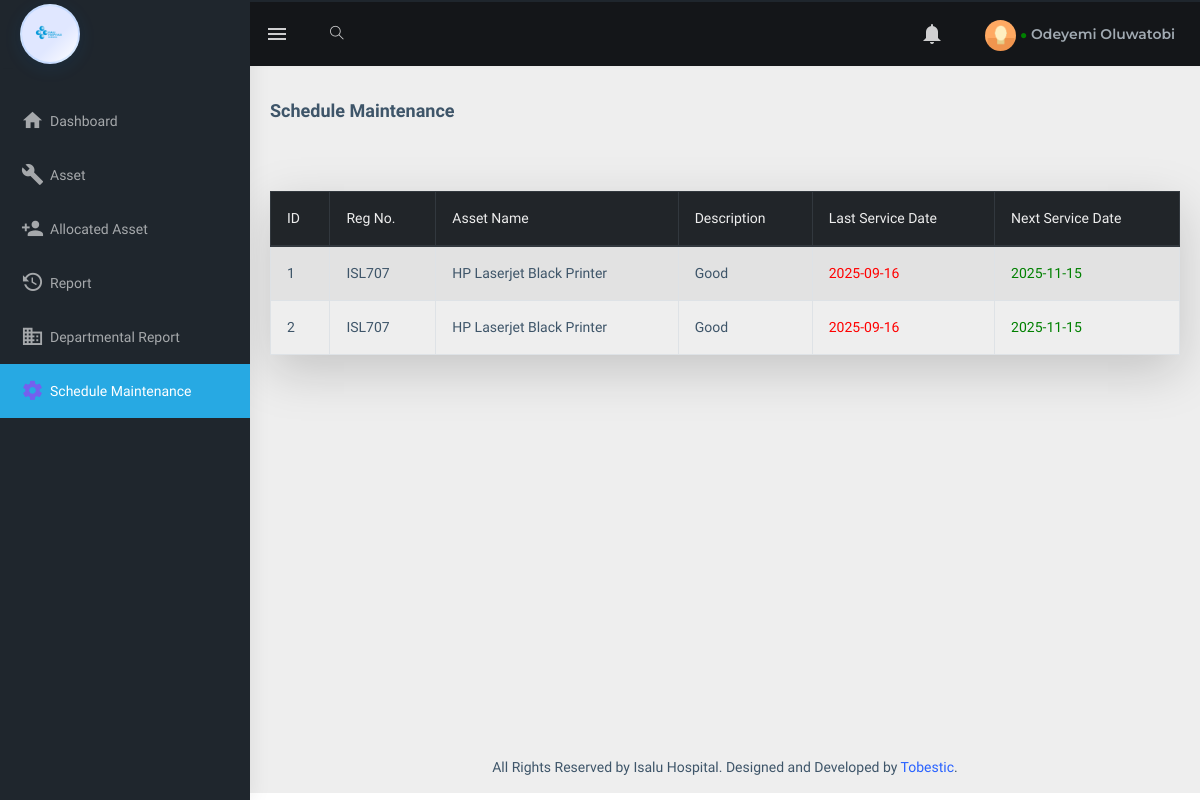
The page /account/maintenance.php (signed in) on the database as committed earlier.
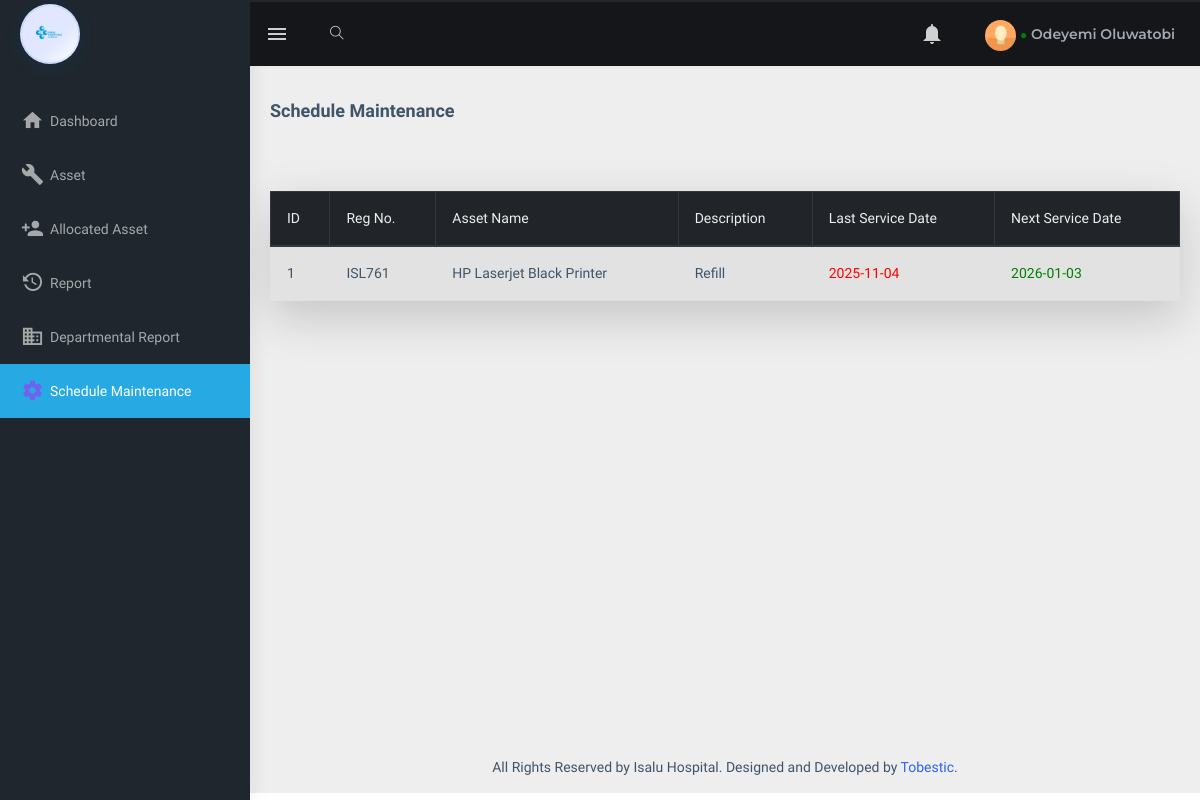
The same page on the database as committed later.
### tables this page shows
CREATE TABLE `user_table` (
  `id` int(11) NOT NULL,
  `firstname` varchar(100) NOT NULL,
  `lastname` varchar(250) NOT NULL,
  `username` varchar(100) NOT NULL,
  `email` varchar(100) NOT NULL,
  `password` varchar(200) NOT NULL,
  `role` varchar(30) NOT NULL,
  `phone` varchar(20) NOT NULL,
  `department` varchar(30) NOT NULL
);

CREATE TABLE `maintenance_table` (
  `id` int(11) NOT NULL,
  `reg_no` varchar(30) NOT NULL,
  `asset_name` varchar(100) NOT NULL,
  `description` varchar(250) NOT NULL,
  `category` varchar(20) NOT NULL,
  `department` varchar(30) NOT NULL,
  `last_service` varchar(20) NOT NULL,
  `next_service` varchar(20) NOT NULL
);

### account/maintenance.php (the view, shortened to what this page needs)
<?php
require_once "../admindashboard/include/config.php";
try {
    $pro_username = $_SESSION['username'];
    $pro_query = "SELECT firstname, lastname FROM user_table WHERE username = :username";
    $stmt = $conn->prepare($pro_query);
    $stmt->bindParam(':username', $pro_username, PDO::PARAM_STR);
    $stmt->execute();
    $pro_row = $stmt->fetch(PDO::FETCH_ASSOC);
    $pro_first_name = $pro_row['firstname'] ?? '';
    $pro_last_name = $pro_row['lastname'] ?? '';
    } catch (PDOException $e) {
    error_log("Database error in prodashboard.php: " . $e->getMessage());
    $pro_first_name = 'User';
    $pro_last_name = '';
}
?>
<!DOCTYPE html>
<html dir="ltr" lang="en">
<head>
    <link href="../admindashboard/assets/libs/flot/css/float-chart.css" rel="stylesheet">
    <link href="../admindashboard/dist/css/style.min.css" rel="stylesheet">
</head>
<body>
    <div id="main-wrapper">
        <header class="topbar" data-navbarbg="skin5">
            <nav class="navbar top-navbar navbar-expand-md navbar-dark">
                <div class="navbar-header" data-logobg="skin5">
                    <a class="navbar-brand" href="index.php">
                        <b class="logo-icon p-l-10">
                            <img src="../admindashboard/assets/images/isalu-logo.png" alt="homepage" class="light-logo" />
                        </b>
                    </a>
                </div>
                <div class="navbar-collapse collapse" id="navbarSupportedContent" data-navbarbg="skin5">
                    <ul class="navbar-nav float-left mr-auto d-flex align-items-center" style="gap: 0.7rem;">
                        <li class="nav-item d-none d-md-block"><a class="nav-link sidebartoggler waves-effect waves-light" href="javascript:void(0)" data-sidebartype="mini-sidebar"><i class="mdi mdi-menu font-24"></i></a></li>
                        <li class="nav-item search-box"> <a class="nav-link waves-effect waves-dark" href="javascript:void(0)"><i class="ti-search"></i></a>
                        </li>
                    </ul>
                    <ul class="navbar-nav float-right d-flex align-items-center" style="gap: 0.7rem;">
                        <li class="nav-item dropdown">
                            <a class="nav-link dropdown-toggle waves-effect waves-dark" href="" data-toggle="dropdown" aria-haspopup="true, aria-expanded="false"> <i class="mdi mdi-bell font-24"></i>
                            </a>
                        </li>
                          <li class="nav-item dropdown">
                            <a class="nav-link dropdown-toggle text-muted waves-effect waves-dark pro-pic" href="" data-toggle="dropdown" aria-haspopup="true" aria-expanded="false"><img src="../admindashboard/assets/images/users/1.jpg" alt="user" class="rounded-circle" width="31">
                             <span class="online-indicator" style="color: green; font-size: 12px;">●</span>
                            <?php echo htmlspecialchars($pro_first_name . ' ' . $pro_last_name); ?></a>
                        </li>
                    </ul>
                </div>
            </nav>
        </header>
       <?php require "asidebar.php";  ?>
        <div class="page-wrapper">
             <div class="page-breadcrumb">
                <div class="row">
                    <div class="col-12 d-flex no-block align-items-center mt-3">
                        <h4 class="page-title">Schedule Maintenance</h4>
                    </div>
                </div>
            </div>
            <div class="container-fluid">
                <div class="row">
                    <div class="col-md-12 col-lg-6 col-xlg-6">
                    </div>
                </div>
                <?php require "maintenancefolder/maintable.php";  ?>
            </div>
            <?php require "../admindashboard/include/footer.php" ?>
        </div>
    </div>
</body>
</html>

### account/asidebar.php
<aside class="left-sidebar" data-sidebarbg="skin5">
    <div class="scroll-sidebar">
        <nav class="sidebar-nav">
            <ul id="sidebarnav" class="p-t-30">
                <li class="sidebar-item">
                    <a class="sidebar-link waves-effect waves-dark sidebar-link" href="accountdashboard.php" aria-expanded="false">
                        <i class="mdi mdi-home"></i><span class="hide-menu">Dashboard</span>
                    </a>
                </li>
                <li class="sidebar-item">
                    <a class="sidebar-link waves-effect waves-dark sidebar-link" href="assets.php" aria-expanded="false">
                        <i class="mdi mdi-wrench"></i><span class="hide-menu">Asset</span>
                    </a>
                </li>
                  <li class="sidebar-item">
                            <a href="allocation.php" class="sidebar-link">
                                <i class="mdi mdi-account-plus"></i><span class="hide-menu"> Allocated Asset </span>
                            </a>
                </li>
                <li class="sidebar-item">
                            <a href="assethistory.php" class="sidebar-link">
                                <i class="mdi mdi-history"></i>
                                <span>Report</span>
                            </a>
                 </li>
                  <li class="sidebar-item">
                            <a href="department_report.php" class="sidebar-link">
                                <i class="mdi mdi-domain"></i><span class="hide-menu"> Departmental Report </span>
                            </a>
                </li>
                <li class="sidebar-item">
                    <a class="sidebar-link waves-effect" href="maintenance.php">
                        <i class="mdi mdi-settings text-primary"></i>
                        <span class="hide-menu">Schedule Maintenance</span>
                    </a>
                </li>
            </ul>
        </nav>
    </div>
</aside>

### account/maintenancefolder/maintable.php (shortened to what this page needs)
<?php require "../admindashboard/include/config.php";?>
<div class="row mt-5">
                    <div class="col-md-12 col-lg-12 col-xlg-3">
                    <table class="table shadow-lg table-striped table-bordered table-hover">
                        <thead class="thead-dark">
                            <tr>
                            <th scope="col">ID</th>
                            <th scope="col">Reg No.</th>
                            <th scope="col">Asset Name</th>
                            <th scope="col">Description</th>
                            <th scope="col">Last Service Date</th>
                            <th scope="col">Next Service Date</th>
                            </tr>
                        </thead>                        <?php
                                try {
                                    $sql = "SELECT * FROM maintenance_table";
                                    $stmt = $conn->prepare($sql);
                                    $stmt->execute();
                                    $s = 1;
                                    while($row = $stmt->fetch(PDO::FETCH_ASSOC)) {
                                        $serviceClass = '';
                                        echo "<tr " . $serviceClass . ">";
                                        echo "<th scope='row'>" . htmlspecialchars($s++) . "</th>";
                                        echo "<td>" . htmlspecialchars($row['reg_no']) . "</td>";
                                        echo "<td>" . htmlspecialchars($row['asset_name']) . "</td>";
                                        echo "<td>" . htmlspecialchars($row['description']) . "</td>";
                                        echo "<td style='color:red;'>" . htmlspecialchars($row['last_service']) . "</td>";
                                        echo "<td style='color:green;'>" . htmlspecialchars($row['next_service']) . "</td>";
                                        echo "</tr>";
                                    }
                                } catch (PDOException $e) {
                                    error_log("Error in maintable.php: " . $e->getMessage());
                                    echo "<tr><td colspan='7' class='text-center text-danger'>An error occurred while fetching the records</td></tr>";
                                }
                                ?>
                        </table>
                    </div>
                </div>

### admindashboard/include/footer.php
<footer class="footer text-center">
    All Rights Reserved by Isalu Hospital. Designed and Developed by <a href="">Tobestic</a>.
</footer>

### account/maintenance.php (style rules this page uses)
.logo-icon img.light-logo { width: 60px !important; max-height: 60px; object-fit: contain; background: linear-gradient(135deg, #e0e7ff 60%, #fff 100%); border-radius: 50%; box-shadow: 0 4px 18px rgba(30,144,255,0.10), 0 1.5px 6px rgba(0,0,0,0.07); padding: 7px; margin: 4px 0 4px 0; border: 2.5px solid #1e90ff22; transition: box-shadow 0.3s, transform 0.2s, border 0.2s; }
.navbar-header { display: flex; align-items: center; gap: 10px; }
.navbar-brand { display: flex; align-items: center; gap: 10px; }
.navbar-nav { gap: 0.7rem; }
.navbar-nav > li > a, .navbar-nav .nav-link { font-family: 'Montserrat', Arial, sans-serif; font-weight: 600; border-radius: 8px; padding: 8px 16px; transition: background 0.2s, color 0.2s, box-shadow 0.2s; }

Rows that differ between the two databases and show on the page:
removed maintenance_table: reg_no "ISL707", asset_name "HP Laserjet Black Printer", description "Good", last_service "2025-09-16", next_service "2025-11-15"
removed maintenance_table: reg_no "ISL707", asset_name "HP Laserjet Black Printer", description "Good", last_service "2025-09-16", next_service "2025-11-15"
added maintenance_table: reg_no "ISL761", asset_name "HP Laserjet Black Printer", description "Refill", last_service "2025-11-04", next_service "2026-01-03"
